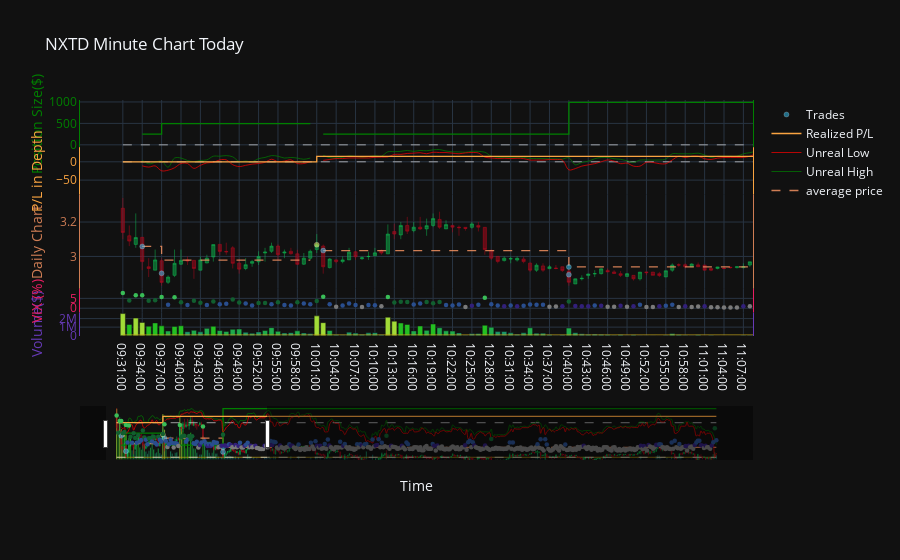

The notebook cell saved with this chart:
### Code cell
plotr.plot_results(m)

### Figure 1 — Plotly figure (JSON) as saved in the notebook; plotly's stock layout.template omitted (floating-point values rounded to 4 significant figures; data arrays with more than 128 entries replaced by an {"elided": "..."} marker saying what was removed)
{"data": [{"close": {"elided": "390 str values"}, "decreasing": {"line": {"color": "#b5091d"}}, "high": {"elided": "390 float values"}, "increasing": {"line": {"color": "#0fba51"}}, "line": {"width": 0.5}, "low": {"elided": "390 float values"}, "name": "pricing", "open": {"elided": "390 str values"}, "showlegend": false, "type": "candlestick", "x": {"elided": "390 str values"}, "yaxis": "y2"}, {"line": {"color": "rgba(255,153,102,0.8)", "dash": "dash", "shape": "hv", "width": 1.3}, "mode": "lines", "name": "average price", "type": "scatter", "x": {"elided": "390 str values"}, "y": {"elided": "390 mixed values"}, "yaxis": "y2"}, {"marker": {"color": {"elided": "390 str values"}}, "showlegend": false, "type": "bar", "x": {"elided": "390 str values"}, "y": {"elided": "390 float values"}, "yaxis": "y"}, {"line": {"color": "#c2a31b", "width": 0.7}, "mode": "lines", "showlegend": false, "type": "scatter", "x": ["09:31:00", "16:00:00"], "y": [100000, 100000], "yaxis": "y"}, {"line": {"color": "#d9d9db", "dash": "dash", "width": 0.7}, "mode": "lines", "showlegend": false, "type": "scatter", "x": ["09:31:00", "16:00:00"], "y": [0, 0], "yaxis": "y3"}, {"line": {"color": "green", "shape": "hv", "width": 1.3}, "mode": "lines", "name": "dollars_invested", "showlegend": false, "type": "scatter", "x": {"elided": "390 str values"}, "y": {"elided": "390 float values"}, "yaxis": "y3"}, {"line": {"color": "#d9d9db", "dash": "dash", "width": 0.7}, "mode": "lines", "showlegend": false, "type": "scatter", "x": ["09:31:00", "16:00:00"], "y": [0, 0], "yaxis": "y4"}, {"line": {"color": "green", "shape": "spline", "width": 0.7}, "mode": "lines", "name": "Unreal High", "type": "scatter", "x": {"elided": "390 str values"}, "y": {"elided": "390 mixed values"}, "yaxis": "y4"}, {"line": {"color": "red", "shape": "spline", "width": 0.7}, "mode": "lines", "name": "Unreal Low", "type": "scatter", "x": {"elided": "390 str values"}, "y": {"elided": "390 mixed values"}, "yaxis": "y4"}, {"line": {"color": "#faa441", "shape": "hv", "width": 1.3}, "mode": "lines", "name": "Realized P/L", "type": "scatter", "x": {"elided": "390 str values"}, "y": {"elided": "390 float values"}, "yaxis": "y4"}, {"marker": {"color": ["rgba(51,204,255,0.5)", "rgba(51,204,255,0.5)", "rgba(255,255,102,0.5)", "rgba(51,204,255,0.5)", "rgba(51,204,255,0.5)", "rgba(51,204,255,0.5)"], "line": {"color": "rgba(255,255,255,.4)", "width": 0.5}, "size": 5}, "mode": "markers", "name": "Trades", "text": ["81.0 @ $3.0580000000000003", "85.0 @ $2.902", "-166 @ $3.068", "82.0 @ $3.034", "84.0 @ $2.9389999999999996", "171.0 @ $2.894"], "type": "scatter", "x": ["09:34:00", "09:37:00", "10:01:00", "10:02:00", "10:40:00", "10:40:00"], "y": [3.058, 2.902, 3.068, 3.034, 2.939, 2.894], "yaxis": "y2"}, {"marker": {"color": {"elided": "390 str values"}, "size": 4.5}, "mode": "markers", "name": "Volatility in %", "showlegend": false, "type": "scatter", "x": {"elided": "390 str values"}, "y": {"elided": "390 float values"}, "yaxis": "y5"}], "layout": {"autosize": true, "dragmode": "zoom", "hovermode": "x", "legend": {"traceorder": "reversed"}, "margin": {"b": 100, "t": 100}, "showlegend": true, "title": {"text": "NXTD Minute Chart Today"}, "xaxis": {"autorange": false, "fixedrange": false, "range": [-6.625, 97.49], "rangeslider": {"autorange": true, "range": [-25.63, 414.6], "yaxis": {"_template": null, "rangemode": "match"}, "yaxis2": {"_template": null, "rangemode": "match"}, "yaxis3": {"_template": null, "rangemode": "match"}, "yaxis4": {"_template": null, "rangemode": "match"}, "yaxis5": {"_template": null, "rangemode": "match"}}, "showgrid": true, "title": {"text": "Time"}, "type": "category"}, "yaxis": {"anchor": "x", "autorange": true, "domain": [0, 0.1], "fixedrange": false, "linecolor": "#673ab7", "mirror": true, "range": [-38110.0, 2724000.0], "showline": true, "side": "left", "tickfont": {"color": "#673ab7"}, "tickmode": "auto", "ticks": "", "title": {"font": {"color": "#673ab7"}, "text": "Volume($)"}, "type": "linear", "zeroline": false}, "yaxis2": {"anchor": "x", "autorange": false, "domain": [0.2, 0.6], "fixedrange": false, "linecolor": "rgba(255,153,102,0.8)", "mirror": true, "range": [2.812, 3.36], "showline": true, "side": "left", "tickfont": {"color": "rgba(255,153,102,0.8)"}, "tickmode": "auto", "ticks": "", "title": {"font": {"color": "rgba(255,153,102,0.8)"}, "text": "Daily Chart"}, "type": "linear", "zeroline": false}, "yaxis3": {"anchor": "x", "autorange": true, "domain": [0.8, 1], "fixedrange": false, "linecolor": "green", "mirror": true, "range": [-55.03, 1046.0], "showline": true, "side": "left", "tickfont": {"color": "green"}, "tickmode": "auto", "ticks": "", "title": {"font": {"color": "green"}, "text": "Position Size($)"}, "type": "linear", "zeroline": false}, "yaxis4": {"anchor": "x", "autorange": true, "domain": [0.6, 0.8], "fixedrange": false, "linecolor": "#faa441", "mirror": true, "range": [-89.01, 39.9], "showline": true, "side": "left", "tickfont": {"color": "#faa441"}, "tickmode": "auto", "ticks": "", "title": {"font": {"color": "#faa441"}, "text": "P/L in Depth"}, "type": "linear", "zeroline": false}, "yaxis5": {"anchor": "x", "autorange": true, "domain": [0.1, 0.2], "fixedrange": false, "linecolor": "#E91E63", "mirror": true, "range": [-4.689, 12.43], "showline": true, "side": "left", "tickfont": {"color": "#E91E63"}, "tickmode": "auto", "ticks": "", "title": {"font": {"color": "#E91E63"}, "text": "VIX (%)"}, "type": "linear", "zeroline": false}}}
